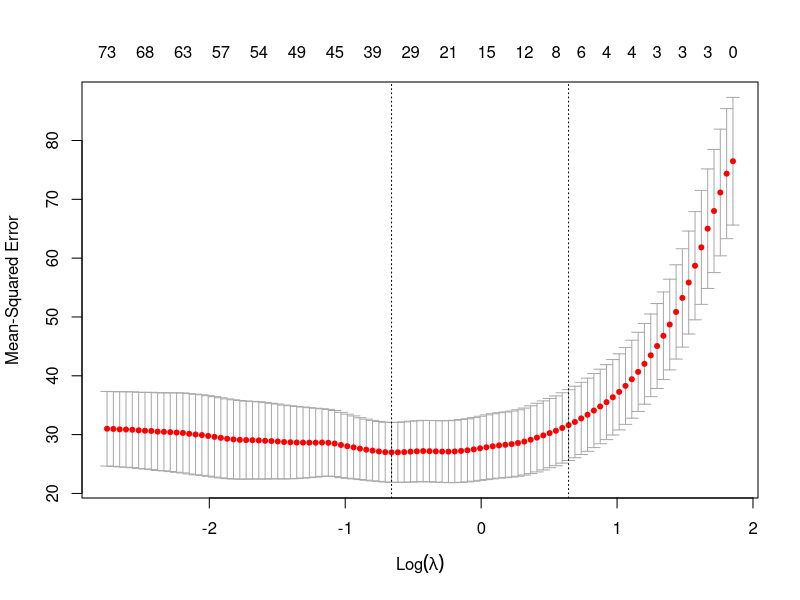
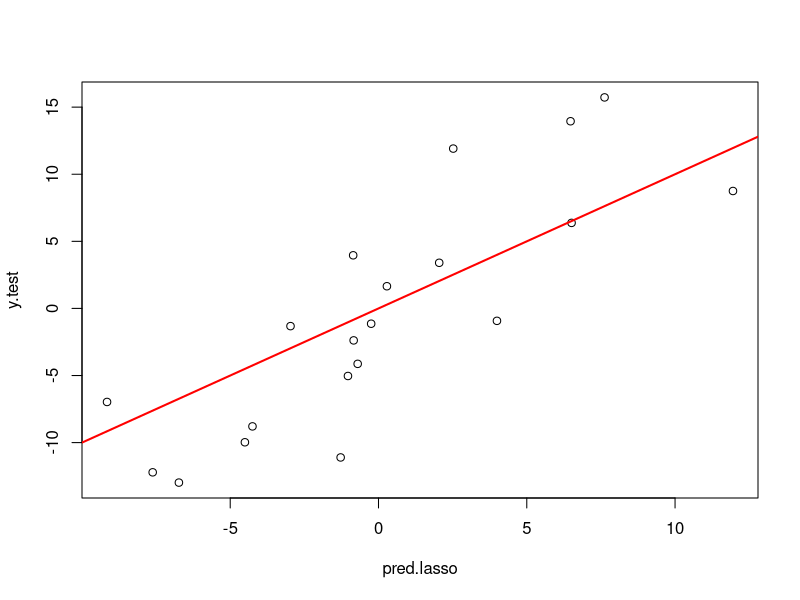
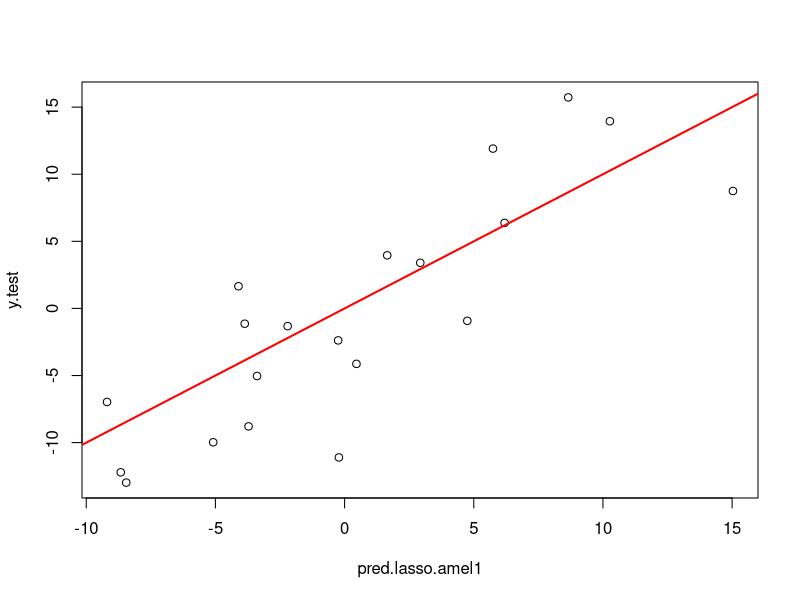

Source code (R) for these figures, in order:
# Majeure Science des données 2023-2024
# UP2 - Apprentissage statistique
# TP Challenge
# Taha EZ-ZOURY

rm(list=ls())
set.seed(1234)

# Q0 - Chargement des données d'apprentissage, puis on la divise en données train et test
data <- read.table(file="data.txt", header=TRUE)
n <- dim(data)[1]
p <- dim(data)[2] - 1
n.app <- 0.8*n
index_app <- sample(1:n, n.app, replace=FALSE)
data.app <- data[index_app,]
data.test <- data[-index_app,]
X.app <- as.matrix(data.app[,2:(p+1)])
y.app <- data.app[,1]


# Q1 - RMSE de référence
RMSE_ref=sd(data[,1])
print(RMSE_ref)
print(sd(data.test[,1]))


# Q2 - Régression linéaire multiple (MCO)
reg <- lm(y.app ~ X.app )   
summary(reg) 
# Donc la regression linéaire multiple ne marche pas pour cette regression car p>n .


# Modèle LASSO
library(glmnet)
lasso <- glmnet(X.app, y.app)
# Sélection du paramètre de régularisation lambda
set.seed(1234)
Llasso <- cv.glmnet(X.app, y.app)
lambda.lasso <- Llasso$lambda.min
plot(Llasso)
# Prédictions
X.test <- as.matrix(data.test[,2:(p+1)])
y.test <- data.test[,1]
pred.lasso <- predict(Llasso, newx=X.test, s=lambda.lasso)
plot(y.test ~ pred.lasso, pch=1)
abline(a=0,b=1,col='red',lwd=2)
n.test <- n - n.app
RMSE.lasso <- sqrt( sum( (y.test - pred.lasso)^2 )/n.test )
print(RMSE.lasso)
print(RMSE_ref)


# Comparant avec RIDGE: 
ridge <- glmnet(X.app, y.app, alpha = 0)
Lridge <- cv.glmnet(X.app, y.app, alpha=0)
lambda.ridge <- Lridge$lambda.min
pred.ridge <- predict(Lridge,newx=X.test, alpha=0, s=lambda.ridge)
RMSE.ridge <- sqrt( sum( (y.test - pred.ridge)^2 )/n.test )
print(RMSE.ridge)

# RMSE.ridge = 6.1207, Donc le modèle lasso est mieux que RIDGE, on essaiera d'améliorer le modèle lasso.

#Améliorisation 1: Normalisation des données - choix de lambda par 20 fold cv  
X.app_scaled <- scale(X.app)

# Effectuer une validation croisée plus rigoureuse pour lambda (20 fold cv)
set.seed(1234)
Llasso_amel1 <- cv.glmnet(X.app_scaled, y.app, nfolds = 20, alpha = 1)  
lambda_lasso_amel1 <- Llasso_amel1$lambda.min
# Prédictions
pred.lasso.amel1 <- predict(Llasso_amel1, newx=X.test, s=lambda_lasso_amel1)
plot(y.test ~ pred.lasso.amel1, pch=1)
abline(a=0,b=1,col='red',lwd=2)
RMSE.lasso.amel1 <- sqrt( sum( (y.test - pred.lasso.amel1)^2 )/n.test )
print(RMSE.lasso.amel1)
print(RMSE.lasso)

# le RMSE a été bien amélioré (de 5.08 à 4.76)


# Amélioration 2: réduire la dimension des données train par l'ACP

# Effectuer l'Analyse en Composantes Principales (ACP)
pca_model <- prcomp(X.app, scale = TRUE)
# Choisir le nombre de composantes principales à conserver en conservant 90% de l'inertie totale
variance_explained <- cumsum(pca_model$sdev^2) / sum(pca_model$sdev^2)
num_components <- which.max(variance_explained > 0.90)
num_components  #On peut remarquer qu'on a réduit la dimension de 200 à 51 !!
# Réduire les données d'apprentissage aux composantes principales sélectionnées
X.app_pca <- pca_model$x[, 1:num_components]
# Effectuer une validation croisée pour lambda avec les données réduites par ACP
set.seed(1234)
Llasso_pca <- cv.glmnet(X.app_pca, y.app, nfolds = 20, alpha = 1)
lambda_lasso_pca <- Llasso_pca$lambda.min
# Réduire les données de test aux mêmes composantes principales
X.test_pca <- predict(pca_model, newdata = X.test)[, 1:num_components]
# Prédictions avec les données réduites par ACP
pred.lasso_pca <- predict(Llasso_pca, newx = X.test_pca, s = lambda_lasso_pca)

# Calculer RMSE pour le modèle avec les données réduites par ACP
RMSE_lasso_pca <- sqrt(sum((y.test - pred.lasso_pca)^2) / n.test)
print(RMSE_lasso_pca)

#On peut voir que notre erreur a augmenté car les premières composantes principales 
#ne sont pas forcément les variables les  plus corrélées avec la réponse Y, 
#Après une recherche d'amélioration, on peut améliorer ça en utilisant la régression par 
#moindres carrés partiels (pls).


# Amélioration 3: essayant le modèle pls

library(pls)
# Effectuer PLSR sur les données d'apprentissage réduites par ACP
plsr_model <- plsr(y.app ~ X.app_pca, scale = TRUE, validation = "CV")
# Extraire les prédictions du modèle PLSR pour les différentes composantes
pred_cv <- predict(plsr_model)
# Calculer le RMSE pour chaque composante et sélectionner le nombre optimal de composantes
RMSE_cv <- apply(pred_cv, 2, function(pred) sqrt(mean((y.app - pred)^2)))
num_components_plsr <- which.min(RMSE_cv)
# Entraîner le modèle PLSR avec le nombre optimal de composantes
plsr_model_final <- plsr(y.app ~ X.app_pca, ncomp = num_components_plsr, scale = TRUE)

# Prédire les valeurs pour les données de test réduites par ACP
pred_plsr <- predict(plsr_model_final, newdata = X.test_pca)

# Calculer RMSE pour le modèle PLSR avec les données réduites par ACP
RMSE_plsr <- sqrt(sum((y.test - pred_plsr)^2) / length(y.test))

print(RMSE_plsr)
print(RMSE_lasso_pca)
print(RMSE.lasso.amel1)
print(RMSE.lasso)
print(RMSE_ref)

# Le dernier modèle pls est mieux que celui d'avant (par l'ACP) mais le modèle lasso.amel1 
#reste le meilleure modèle en terme de minimalisation de RMSE. On prendra alors ce modèle sans 
#continuer sur d'autres améliorations sous risque de tomber dans le sur-appretissage.



# Q5 - Chargement des données test
X.data.test <- read.table(file="Xtest.txt", header=TRUE)
Xtest <- as.matrix(X.data.test)

# Prédictions
pred <- predict(Llasso_amel1, newx=Xtest, s=lambda_lasso_amel1)
pred
summary(pred)
summary(data[,1])
sd(pred)
sd(data[,1])

# Enregistrer les prédictions
write.table(pred, file = "EZ-ZOURY.txt", row.names = FALSE, col.names = FALSE)
